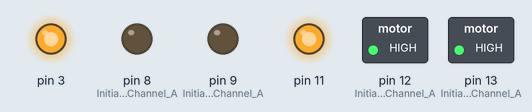
A sketch run on a simulated Arduino Uno, built with avr-gcc and run on an emulated ATmega328P. On the bench: switched loads named in the sketch (green lamp = pin HIGH), output pins drawn as LEDs (lit = HIGH).

Above: at 0.05 s.
At 1.5 s:
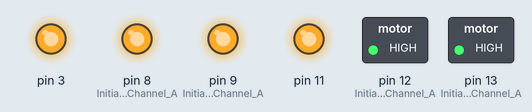
At 2.95 s:
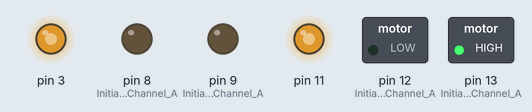
At 3.7 s:
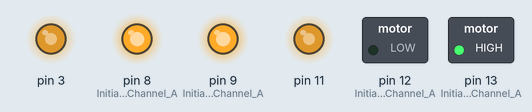
At 4.45 s:
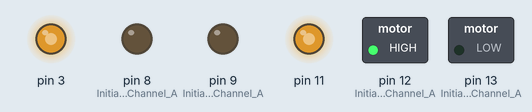
At 5.95 s:
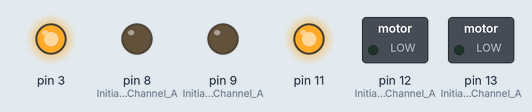
Timing chart, 0 to 7.8 s (numbered marks = the images above):
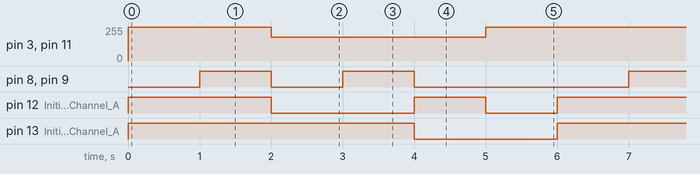

The sketch:

1R14Bot.ino
```cpp
/*************************************************************
PIN 12: control channel A motor (HIGH forward / LOW backward)
PIN 13: control channel B motor

PIN 9: control channel A brake (HIGH break/ LOW)
PIN 8: control channel B brake

Analog 3: control channel A motor speed (0-255)
Analog 11: control channel B motor speed (0-255)


*************************************************************/

const int DEFAULT_SPEED = 255;

const int TURN_SPEED = 180;
const int TURN_TIME = 1000;

void setup() {

  //Setup Channel A
  pinMode(12, OUTPUT); //Initiates Motor Channel A pin
  pinMode(9, OUTPUT); //Initiates Brake Channel A pin

  //Setup Channel B
  pinMode(13, OUTPUT); //Initiates Motor Channel A pin
  pinMode(8, OUTPUT);  //Initiates Brake Channel A pin

}

void loop(){

  //Go forward
  goForward(DEFAULT_SPEED,1000);

  brake();

  turnLeft();

  brake();

  turnRight();

  brake();

  goBackward(DEFAULT_SPEED,1000);

  brake();


}

void goForward(int speed, int msTime){
  //Motor A forward @  speed
  digitalWrite(12, HIGH);
  //brake off
  digitalWrite(9, LOW);
  // speed
  analogWrite(3, speed);

  //Motor B forward @  speed
  digitalWrite(13, HIGH);
  //brake off
  digitalWrite(8, LOW);
  // spedd
  analogWrite(11, speed);

  delay(msTime);
}

void goBackward(int speed,int msTime){
  //Motor A backward @  speed
  digitalWrite(12, LOW);
  //brake off
  digitalWrite(9, LOW);
  // speed
  analogWrite(3, speed);

  //Motor B backward @  speed
  digitalWrite(13, LOW);
  //brake off
  digitalWrite(8, LOW);
  // spedd
  analogWrite(11, speed);

  delay(msTime);
}

void turnLeft(){

  delay(TURN_TIME);

  //Motor A backward @  speed
  digitalWrite(12, LOW);
  //brake off
  digitalWrite(9, LOW);
  // speed
  analogWrite(3, TURN_SPEED);

  //Motor B backward @  speed
  digitalWrite(13, HIGH);
  //brake off
  digitalWrite(8, LOW);
  // spedd
  analogWrite(11, TURN_SPEED);

  delay(TURN_TIME);

}

void turnRight(){

  delay(TURN_TIME);

  //Motor A backward @  speed
  digitalWrite(12, HIGH);
  //brake off
  digitalWrite(9, LOW);
  // speed
  analogWrite(3, TURN_SPEED);

  //Motor B backward @  speed
  digitalWrite(13, LOW);
  //brake off
  digitalWrite(8, LOW);
  // spedd
  analogWrite(11, TURN_SPEED);

  delay(TURN_TIME);

}


void brake(){
  digitalWrite(9, HIGH);  //Brake for Channel A
  digitalWrite(8, HIGH);  //Brake for Channel B
}
```

Measured:
- by itself, pin 3, pin 11: repeats every 6.0 s: 180/255 3.0 s, 255/255 3.0 s
- by itself, pin 8 (Initiates_Brake_Channel_A), pin 9 (Initiates_Brake_Channel_A): repeats every 6.0 s: LOW 1.0 s, HIGH 1.0 s, LOW 3.0 s, HIGH 1.0 s
- by itself, pin 12 (Initiates_Motor_Channel_A): repeats every 6.0 s: LOW 2.0 s, HIGH 1.0 s, LOW 1.0 s, HIGH 2.0 s
- by itself, pin 13 (Initiates_Motor_Channel_A): alternates HIGH for 4.0 s and LOW for 2.0 s
